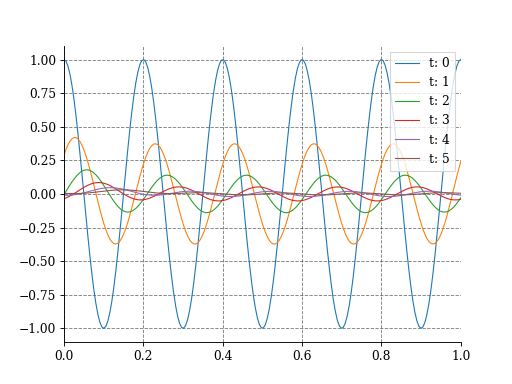

Write the Python code that produced this figure.
import itertools as it

import numpy as np
import pylab as pl
from triflow import Model, schemes

model = Model("k * dxxU - c * dxU",
              "U", ["k", "c"])

x, dx = np.linspace(0, 1, 200, retstep=True)
U = np.cos(2 * np.pi * x * 5)
fields = model.fields_template(x=x, U=U)

parameters = dict(c=.03, k=.001, dx=dx, periodic=True)

t = 0
dt = 1E-2
tmax = 5

pl.plot(fields.x, fields.U, label='t: %g' % t)

scheme = schemes.Theta(model, theta=.5)  # Crank-Nicolson scheme

for i in it.count():
    t, fields = scheme(t, fields, dt, parameters)
    if (i + 1) % 100 == 0:
        pl.plot(fields.x, fields.U, label='t: %g' % t)
    if t >= tmax:
        break

pl.xlim(0, 1)
legend = pl.legend(loc='best')

pl.show()
